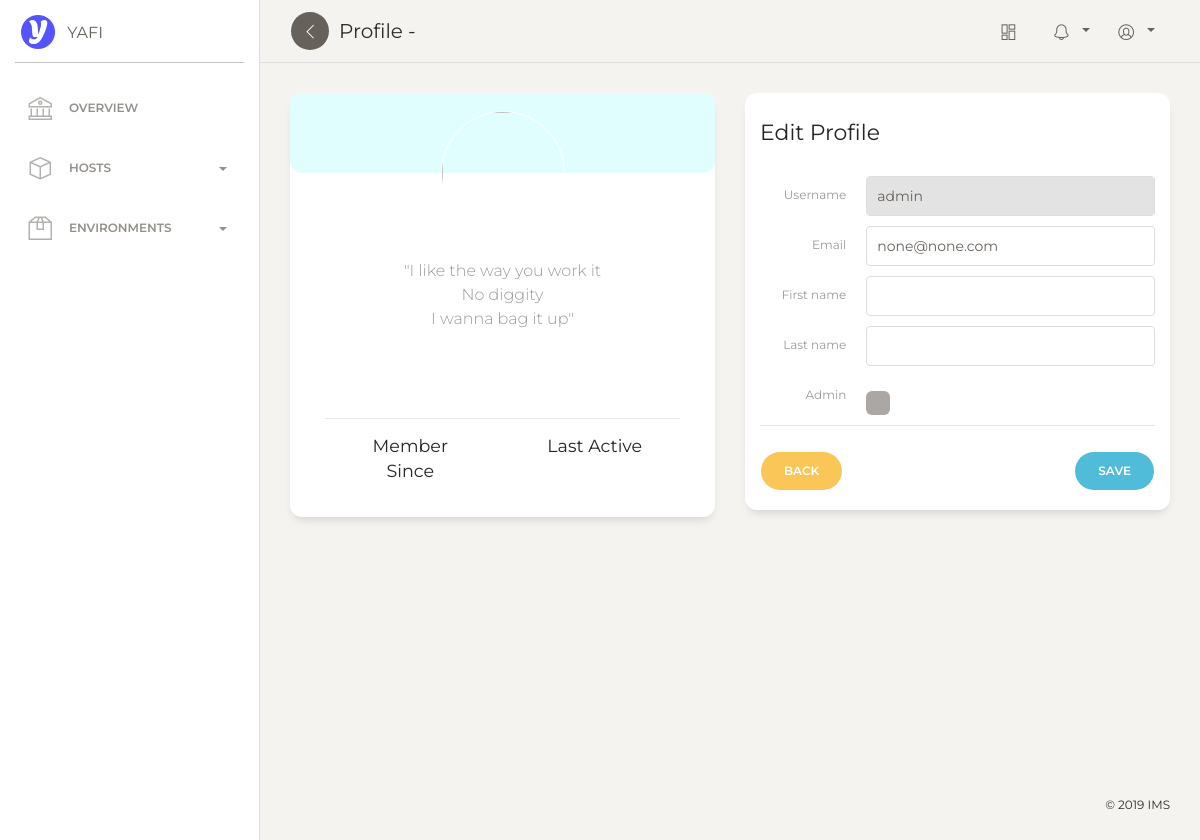
Page /profile/admin on the earlier database version.
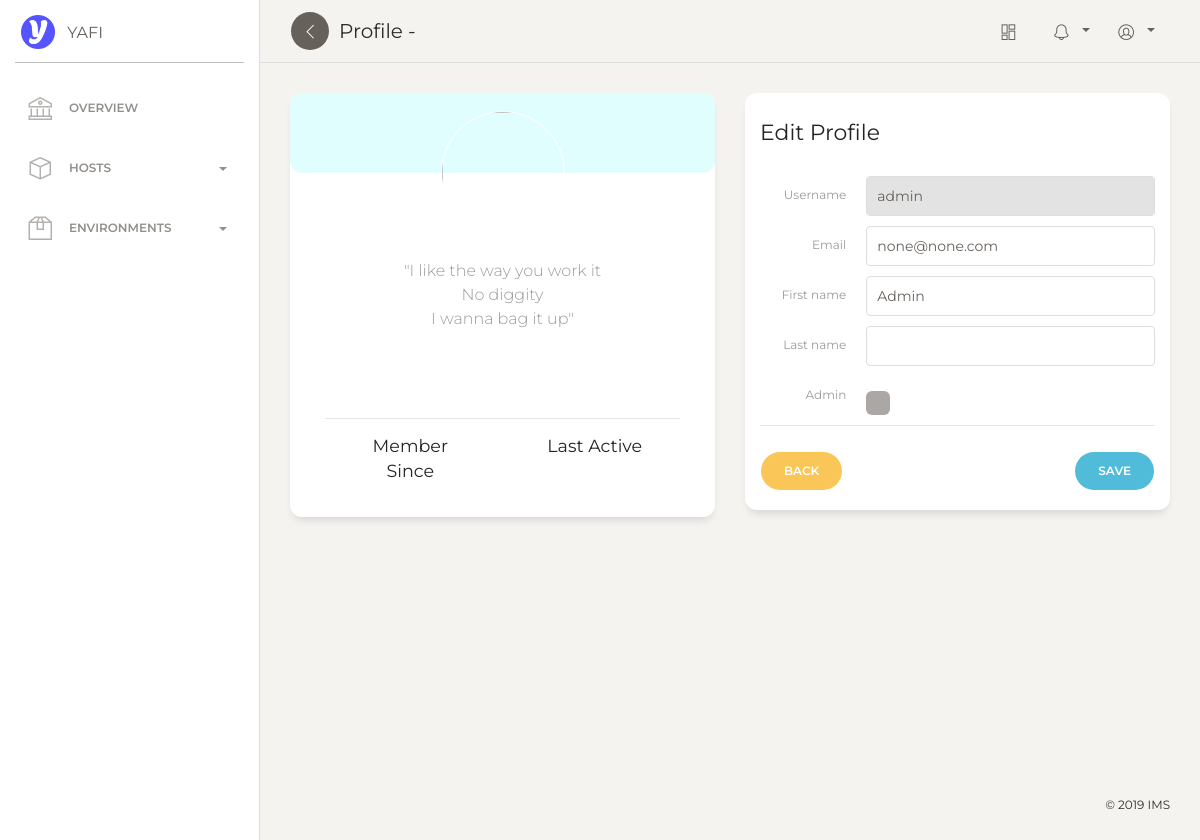
Same page on the later database version.
### account/models.py (models this page shows, shortened)
class Account(AbstractUser):
    class Meta:
        db_table = 'accounts'
    email = models.EmailField(unique=True)
    username = models.CharField(max_length=40, unique=True)
    first_name = models.CharField(max_length=40, blank=True)
    last_name = models.CharField(max_length=40, blank=True)
    avatar_hash = models.CharField(max_length=140, blank=True)
    is_superuser = models.BooleanField(default=False)
    is_active = models.BooleanField(default=False)
    objects = AccountManager()
    USERNAME_FIELD = 'username'
    REQUIRED_FIELDS = ['email']

### account/views.py (the view, shortened to what this page needs)
# urls.py: url(r'^profile/(?P<username>[\w-]+)$', view=ProfileView.as_view(), name='profile'),
class ProfileView(UpdateView):
    model = Account
    form_class = ProfileForm
    template_name = 'profile/user.html'
    def get_object(self, **kwargs):
        self.username = self.kwargs.get("username")
        if self.username is None:
            raise Http404
        return get_object_or_404(Account, username__iexact=self.username)

### account/forms.py
class ProfileForm(forms.ModelForm):
    username = forms.CharField(disabled=True, widget=TextInput(attrs={'class': 'form-control'}))
    email = forms.EmailField(widget=EmailInput(attrs={'class': 'form-control'}))
    first_name = forms.CharField(required=False, widget=TextInput(attrs={'class': 'form-control'}))
    last_name = forms.CharField(required=False, widget=TextInput(attrs={'class': 'form-control'}))
    is_admin = forms.BooleanField(required=False, widget=CheckboxInput(attrs={'class': 'form-check-input'}))
    class Meta:
        model = Account
        fields = ['username', 'email', 'first_name', 'last_name', 'is_admin']

### templates/profile/user.html (shortened to what this page needs)
{% extends 'layout.html' %}
{% block menu %}Profile - {{ user.username }}{% endblock %}
{% block body %}
<div class="content">
  <div class="row">
    <div class="col-md-6">
      <div class="card card-user">
        <div class="card-body">
          <div class="author">
            <a href="#">
              <img class="avatar border-gray" src="{{ user.gravatar }}">
            </a>
          </div>
          <p class="description text-center">
            "I like the way you work it
            <br> No diggity
            <br> I wanna bag it up"
          </p>
        </div>
        <div class="card-footer">
          <hr>
          <div class="button-container">
            <div class="row">
              <div class="col-lg-4 col-md-6 col-6 ml-auto">
                <h5>Member Since</h5>
              </div>
              <div class="col-lg-4 col-md-6 col-6 ml-auto mr-auto">
                <h5>Last Active</h5>
              </div>
            </div>
          </div>
        </div>
      </div>
    </div>
    <div class="col-md-6">
      <div class="card">
        <div class="card-header">
          <h5 class="card-title">Edit Profile</h5>
        </div>
        <div class="card-body">
          <form class="form-horizontal" method="post">
            <div class="row">
              <label class="col-md-3 col-form-label">{{ form.username.label }}</label>
              <div class="col-md-9">
                {% if form.username.errors %}
                <div class="form-group has-danger">
                {% else %}
                <div class="form-group">
                {% endif %}
                  {{ form.username }}
                </div>
              </div>
            </div>
            <div class="row">
              <label class="col-md-3 col-form-label">{{ form.email.label }}</label>
              <div class="col-md-9">
                {% if form.email.errors %}
                <div class="form-group has-danger">
                {% else %}
                <div class="form-group">
                {% endif %}
                  {{ form.email }}
                </div>
              </div>
            </div>
            <div class="row">
              <label class="col-md-3 col-form-label">{{ form.first_name.label }}</label>
              <div class="col-md-9">
                {% if form.first_name.errors %}
                <div class="form-group has-danger">
                {% else %}
                <div class="form-group">
                {% endif %}
                  {{ form.first_name }}
                </div>
              </div>
            </div>
            <div class="row">
              <label class="col-md-3 col-form-label">{{ form.last_name.label }}</label>
              <div class="col-md-9">
                {% if form.last_name.errors %}
                <div class="form-group has-danger">
                {% else %}
                <div class="form-group">
                {% endif %}
                  {{ form.last_name }}
                </div>
              </div>
            </div>
            <div class="row">
              <label class="col-md-3 col-form-label">Admin</label>
              <div class="col-md-9">
                <div class="form-check">
                </div>
              </div>
            </div>
            <hr>
            <a class="btn btn-warning btn-round float-left" href="javascript:history.back()">Back</a>
            <button class="btn btn-info btn-round float-right" type="submit">Save</button>
          </form>
        </div>
      </div>
    </div>
  </div>
</div>
{% endblock %}

Differences in the rows shown:
changed Account "admin": first_name (not shown) → "Admin"
